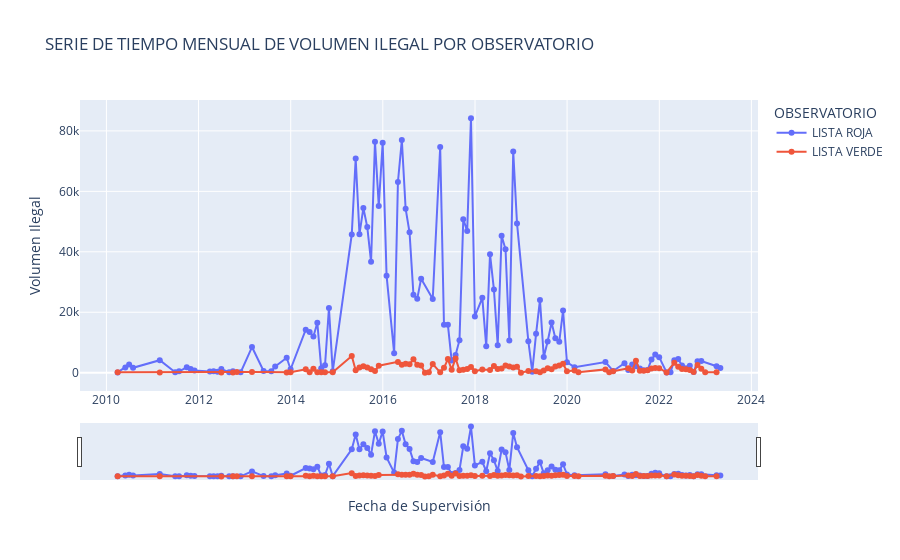

The notebook cell this image was saved under:
### Code cell
data_fecha_ilegal=data.groupby(["FECHA_SUPERVISION","OBSERVATORIO"])[["VOLUMEN_ILEGAL"]].sum().sort_values(by="VOLUMEN_ILEGAL", ascending=False)
data_fecha_ilegal["PORCENTAJE"] = data_fecha_ilegal["VOLUMEN_ILEGAL"]/data_fecha_ilegal["VOLUMEN_ILEGAL"].sum()
data_fecha_ilegal["PORCENTAJE_ACUMULADO"] = data_fecha_ilegal["PORCENTAJE"].cumsum()
data_fecha_ilegal = data_fecha_ilegal[data_fecha_ilegal["VOLUMEN_ILEGAL"]>0]
data_fecha_ilegal_sorted = data_fecha_ilegal.sort_values(by="FECHA_SUPERVISION")
data_fecha_ilegal_sorted=data_fecha_ilegal_sorted[data_fecha_ilegal_sorted.index.get_level_values("FECHA_SUPERVISION") > "2010-01-01"]
data_fecha_ilegal_sorted = data_fecha_ilegal_sorted.reset_index()
data_fecha_ilegal_sorted['FECHA_SUPERVISION'] = pd.to_datetime(data_fecha_ilegal_sorted['FECHA_SUPERVISION'])

monthly_data = data_fecha_ilegal_sorted.groupby([pd.Grouper(key='FECHA_SUPERVISION', freq='M'), 'OBSERVATORIO'])[['VOLUMEN_ILEGAL']].sum().reset_index()

fig = px.line(
    monthly_data,
    x="FECHA_SUPERVISION",
    y="VOLUMEN_ILEGAL",
    color="OBSERVATORIO",
    markers=True,
    labels={"FECHA_SUPERVISION": "Fecha de Supervisión", "VOLUMEN_ILEGAL": "Volumen Ilegal"},
    title="SERIE DE TIEMPO MENSUAL DE VOLUMEN ILEGAL POR OBSERVATORIO",
)
fig.update_xaxes(rangeslider_visible=True)
fig.show()
